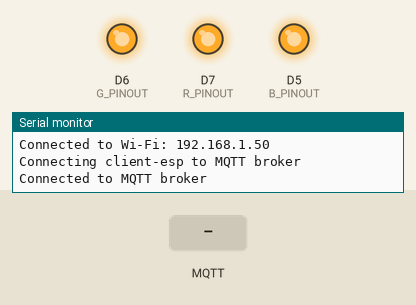
Simulated run of this sketch. Board: ESP8266 (NodeMCU). Parts: output pins drawn as LEDs (lit = HIGH), the last lines printed to the serial monitor. The inputs (shaded band) are chosen by the test bench. WiFi joins after 1.5 s; servers stay silent unless stated; no MQTT or app messages arrive unless stated.

Above: at 2.7 s.
2.8 s: MQTT message "951" arrives on the first subscribed topic
At 3.9 s:
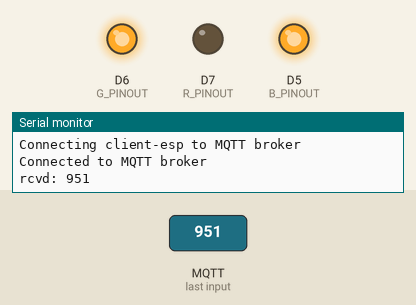
Timing chart, 0 to 14.3 s (numbered marks = the images above; inputs shaded):
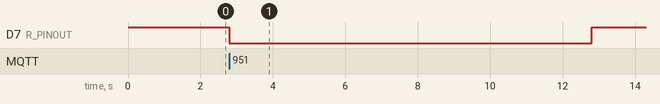

Measured:
- after the input at 2.8 s, D7 (R_PINOUT): HIGH → LOW at once, → HIGH 10.0 s later

The sketch:

ForgetMeNot.ino
```cpp
#include <ESP8266WiFi.h>
#include <PubSubClient.h>
#include <WiFiManager.h>

#define R_PINOUT D7
#define G_PINOUT D6
#define B_PINOUT D5

// Wi-Fi configuration
//const char *ssid = ""; // Enter your WiFi name
//const char *password = "";  // Enter WiFi password

// MQTT Broker
const char *mqtt_broker = "broker.emqx.io";
const char *topic_sub = "<your_sub_topic>";
const char *topic_pub = "<your_pub_topic>";
const char *mqtt_username = "";
const char *mqtt_password = "";
const int mqtt_port = 1883;

WiFiClient espClient;
PubSubClient client(espClient);


/* Callback function to turn on LED when specific message is received */
void ledControlCallback(char *topic, byte *payload, unsigned int length) {
  char payloadStr[length] = {};
  memcpy(payloadStr, payload, length);
  Serial.printf("rcvd: %s\n", payloadStr);

  int payloadInt = atoi(payloadStr);
  if (payloadInt == 951) {
    digitalWrite(R_PINOUT, LOW);
  } else if (payloadInt == 852) {
    digitalWrite(G_PINOUT, LOW);
  } else if (payloadInt == 753) {
    digitalWrite(B_PINOUT, LOW);
  }

  /* Publish the state to topic_pub */
  client.publish(topic_pub, payloadStr);

  /* Turn off the LED after some time */
  delay(10000);                   // Hold the state
  digitalWrite(R_PINOUT, HIGH);   // For the provided schematic, HIGH voltage turns off the LED
  digitalWrite(G_PINOUT, HIGH);   // For the provided schematic, HIGH voltage turns off the LED
  digitalWrite(B_PINOUT, HIGH);   // For the provided schematic, HIGH voltage turns off the LED

  /* Publish the off state to topic_pub */
  client.publish(topic_pub, "0");
}

/* System initialization */
void setup() {
  // Set software serial baud to 115200;
  Serial.begin(115200);

  // TODO: Remove. Digital pin initialization as output
  pinMode(R_PINOUT, OUTPUT);
  pinMode(G_PINOUT, OUTPUT);
  pinMode(B_PINOUT, OUTPUT);
  digitalWrite(R_PINOUT, HIGH);  // For the provided schematic, HIGH voltage turns off the LED
  digitalWrite(G_PINOUT, HIGH);  // For the provided schematic, HIGH voltage turns off the LED
  digitalWrite(B_PINOUT, HIGH);  // For the provided schematic, HIGH voltage turns off the LED

  // Wi-Fi AutoConnect protocol
  WiFi.mode(WIFI_STA); // explicitly set mode, esp defaults to STA+AP
  WiFiManager wm;
  bool res;
  res = wm.autoConnect("ForgetMeNot_OB", "<wifi_pw>");

  if(!res) {
    /* Failed to connect*/
    Serial.println("Failed to connect");
  } else {
    /* Successfully connected */
    Serial.print("Connected to Wi-Fi: ");
    Serial.println(WiFi.localIP());
  }

//  // Connect to specified Wi-Fi network
//  WiFi.begin(ssid, password);
//  Serial.print("Connecting to Wi-Fi");
//  while (WiFi.status() != WL_CONNECTED) {
//      Serial.print(".");
//      delay(500);
//  }
//  Serial.println("");
//  Serial.print("Connected to Wi-Fi: ");
//  Serial.println(WiFi.localIP());

  // Connect to MQTT broker
  client.setServer(mqtt_broker, mqtt_port);
  client.setCallback(ledControlCallback);
  while (!client.connected()) {
      String client_id = "client-";
      client_id += String(WiFi.hostname());
      Serial.printf("Connecting %s to MQTT broker\n", client_id.c_str());

      if (client.connect(client_id.c_str(), mqtt_username, mqtt_password)) {
          Serial.println("Connected to MQTT broker");
      } else {
          Serial.printf("-- Failed [%d]\n", client.state());
          delay(1000);
      }
  }

  // Subscribe
  client.subscribe(topic_sub);
}

/* This will be called continuously */
void loop() {
  client.loop();

  if (!client.connected()) {
      String client_id = "client-";
      client_id += String(WiFi.hostname());
      Serial.printf("Reconnecting %s to MQTT broker\n", client_id.c_str());

      if (client.connect(client_id.c_str(), mqtt_username, mqtt_password)) {
          Serial.println("Reconnected to MQTT broker");
      } else {
          Serial.printf("-- Reconnection failed [%d]\n", client.state());
          delay(1000);
      }
  }
}
```
